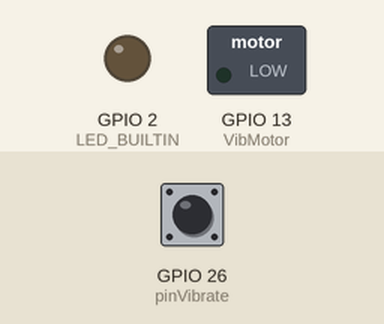
Bench run of a program on a simulated ESP32. Parts: switched loads named in the program (green lamp = pin HIGH), output pins drawn as LEDs (lit = HIGH). The inputs (shaded band) are chosen by the test bench; at power-on: GPIO 26 (pinVibrate) LOW.

Above: at 1.2 s.
1.3 s: GPIO 26 (pinVibrate) driven HIGH
At 1.7 s:
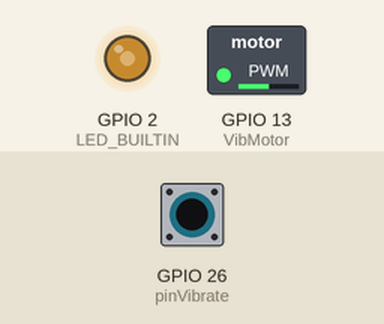
2.8 s: GPIO 26 (pinVibrate) pulsed LOW 5 times (0.12 s each, 0.3 s apart)
At 3.51 s:
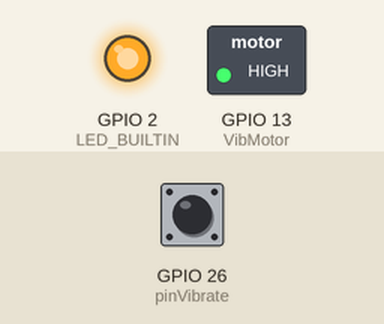
5.8 s: GPIO 26 (pinVibrate) driven LOW
Timing chart, 0 to 8.8 s (numbered marks = the images above; inputs shaded):
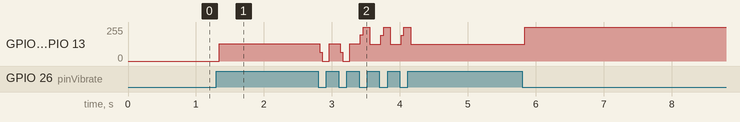

The program:

main.cpp
```cpp
#include <Arduino.h>
#define pinVibrate 26
#define VibMotor 13
bool state = 0;
// put function declarations here:


void setup() {
  // put your setup code here, to run once:
  pinMode(pinVibrate,INPUT);
  pinMode(LED_BUILTIN,OUTPUT);
  pinMode(VibMotor,OUTPUT);
}

void loop() {
  // put your main code here, to run repeatedly:
  if (digitalRead(pinVibrate) == HIGH && state == 0){
    digitalWrite(LED_BUILTIN,HIGH);
    digitalWrite(VibMotor,HIGH);
    state = 1;
  }else if(digitalRead(pinVibrate) == HIGH && state == 1){
    digitalWrite(LED_BUILTIN,LOW);
    digitalWrite(VibMotor,LOW);
    state = 0;
  }
}

// put function definitions here:
```

Measured:
- after the input at 1.3 s, GPIO 2 (LED_BUILTIN), GPIO 13 (VibMotor): 0/255 → 129/255 at once
